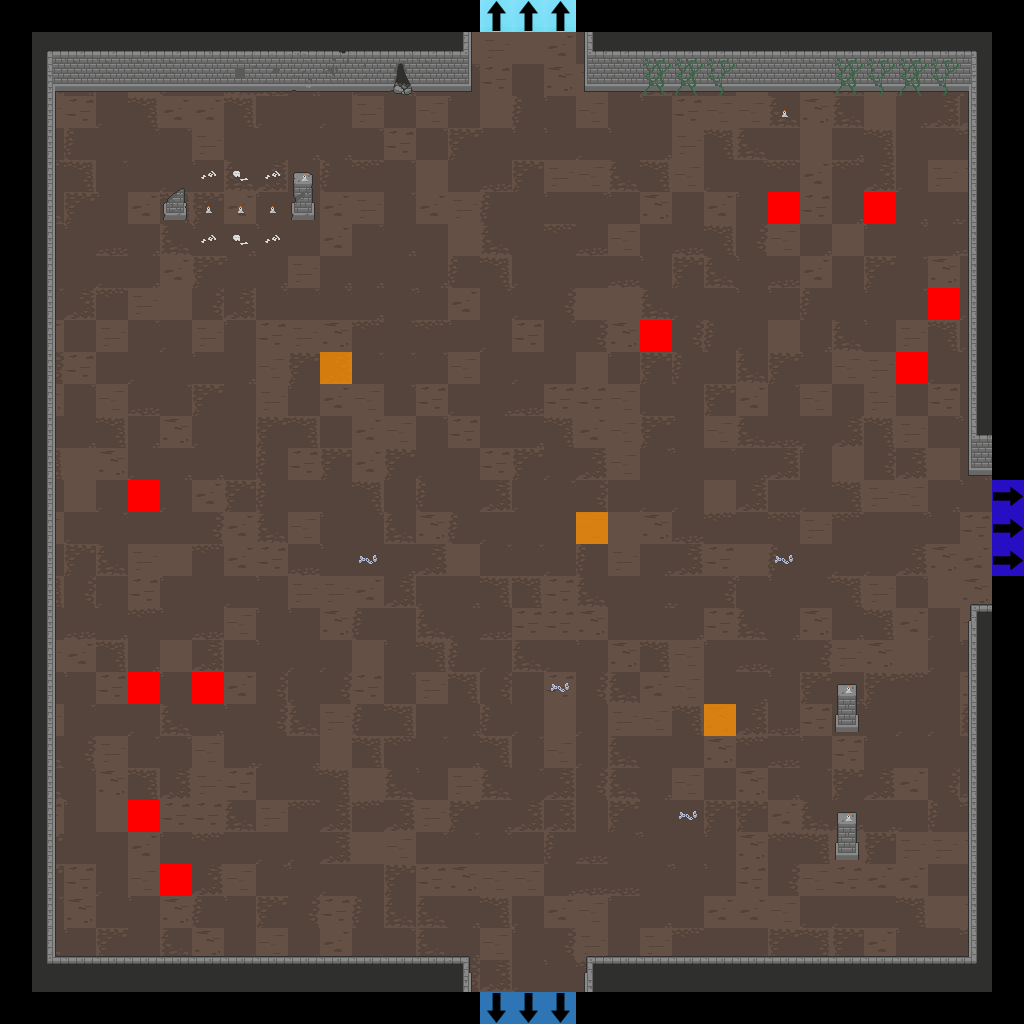

The image is a tile-based game level rendered from a .tmx file. Its description and source (layers, tilesets, objects; grid data summarised) follow:
An orthogonal 32x32 tile map with 32x32 px tiles, 7 tile layers (Floor, Walls, Doors, Pillars, ...), 2 tilesets.

<map version="1.2" tiledversion="2019.04.18" orientation="orthogonal" renderorder="right-down" width="32" height="32" tilewidth="32" tileheight="32" infinite="0" nextlayerid="22" nextobjectid="1">
 <tileset firstgid="1" source="Dungeon_Tileset_2.tsx" />
 <tileset firstgid="321" source="flags.tsx" />
 <layer id="15" name="Floor" width="32" height="32">
  <data>[1024 cells, 900 non-empty, 25 distinct tile ids]</data>
 </layer>
 <layer id="16" name="Walls" width="32" height="32">
  <data>[1024 cells, 161 non-empty, 39 distinct tile ids]</data>
 </layer>
 <layer id="17" name="Doors" width="32" height="32">
  <data>[1024 cells, 0 non-empty, 0 distinct tile ids]</data>
 </layer>
 <layer id="18" name="Pillars" width="32" height="32">
  <data>[1024 cells, 8 non-empty, 6 distinct tile ids]</data>
 </layer>
 <layer id="19" name="Candles" width="32" height="32">
  <data>[1024 cells, 7 non-empty, 1 distinct tile ids]</data>
 </layer>
 <layer id="20" name="Debris" width="32" height="32">
  <data>[1024 cells, 24 non-empty, 7 distinct tile ids]</data>
 </layer>
 <layer id="21" name="Flags" width="32" height="32">
  <data>[1024 cells, 22 non-empty, 5 distinct tile ids]</data>
 </layer>
</map>
